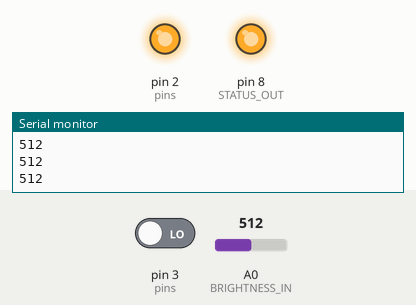
A sketch run on a simulated Arduino Uno, built with avr-gcc and run on an emulated ATmega328P. Shown: output pins drawn as LEDs (lit = HIGH), the last lines printed to the serial monitor. Dashed ring = blinking. The inputs (shaded band) are chosen by the test bench; at power-on: A0 (BRIGHTNESS_IN) = 512, pin 3 (pins) LOW.

Above: at 1.2 s.
1.3 s: A0 (BRIGHTNESS_IN) set to 31
3.2 s: A0 (BRIGHTNESS_IN) set to 28
At 4.1 s:
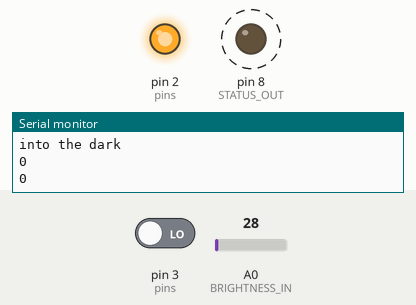
Timing chart, 0 to 12.2 s (numbered marks = the images above; inputs shaded):
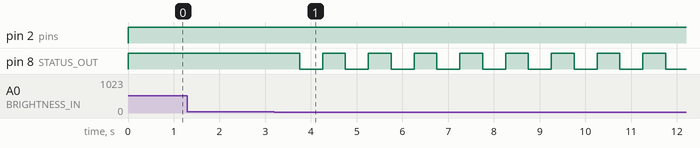

The sketch:

TernTableControler.ino
```cpp
const int BRIGHTNESS_IN = 0;
const int THRESHOLD = 30;

const int STATUS_OUT = 8;

struct PINPAIR {
  int MAGSW_IN;   /* リードスイッチが接続されたピン */
  int RELAY_OUT;  /* リレーが接続されたピン */
};
struct PINPAIR pins[] = {
  { 3, 2 },
  { 5, 4 },
  { 7, 6 },
};
const int NUM_OF_PINS = 1;

enum WAITING_STATUS { BRIGHTNESS, DARKNESS };

void setup() {
  Serial.begin(9600);
  for (int i = 0; i < NUM_OF_PINS; i++) {
    pinMode(pins[i].MAGSW_IN , INPUT);
    pinMode(pins[i].RELAY_OUT, OUTPUT);
  }
  pinMode(STATUS_OUT, OUTPUT);
}

void loop()
{
  for (;;) {
    int i;
    for (i = 1; i <= NUM_OF_PINS; i++)
      TurnOn(i);
    Wait(DARKNESS);
    for (i = 1; i <= NUM_OF_PINS; i++)
      WaitInitialPositionAndTurnOff(i);
    Wait(BRIGHTNESS);
  }
}


void TurnOn(int num)
{
  Serial.print("Turn On : ");
  Serial.println(num);
  digitalWrite(STATUS_OUT, HIGH);
  digitalWrite(pins[num - 1].RELAY_OUT, HIGH);
}


void TurnOff(int num)
{
  Serial.print("Turn Off : ");
  Serial.println(num);
  digitalWrite(STATUS_OUT, LOW);
  digitalWrite(pins[num - 1].RELAY_OUT, LOW);
}


void Wait(enum WAITING_STATUS wait)
{
  int brightness;

  for (;;) {
    brightness = analogRead(BRIGHTNESS_IN);
    Serial.println(brightness);

    switch(wait){
      case DARKNESS:
        if (brightness < THRESHOLD) {
          Serial.println("into the dark");
          return;
        }
        break;
      case BRIGHTNESS:
        if (brightness >= THRESHOLD) {
          Serial.println("into the bright");
          return;
        }
    }
    delay(250);
  }
}


void WaitInitialPositionAndTurnOff(int num)
{
  int leadsw;
  int sw = HIGH;

  for (;;) {
    leadsw = digitalRead(pins[num - 1].MAGSW_IN);
    Serial.println(leadsw);
    if (leadsw == HIGH) {
      TurnOff(num);
      return;
    }
    digitalWrite(STATUS_OUT, sw);
    sw = (sw == HIGH ? LOW : HIGH);
    delay(500);
  }
}
```

Measured:
- the behaviour switches between 30 and 29 on A0 (BRIGHTNESS_IN) (found by bisection; images 0 and 1)
- after the input at 3.2 s, pin 8 (STATUS_OUT): alternates HIGH for 0.50 s and LOW for 0.50 s, starting after 0.55 s
